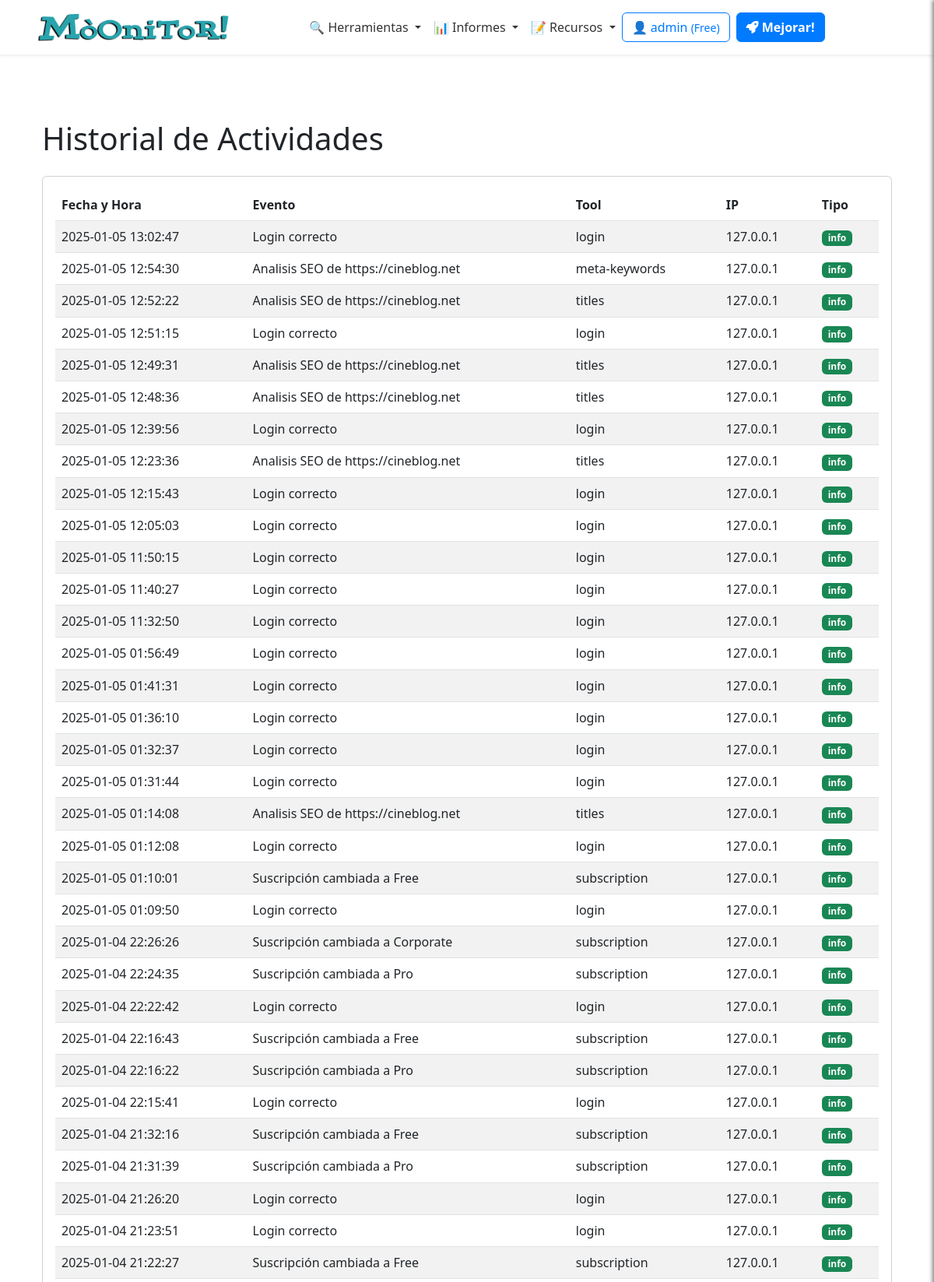
Page /profile/logs (signed in, upper part) on the committed database.
### app/models/user_model.py (models this page shows, shortened)
class Users(UserMixin, db.Model):
    __tablename__ = 'Users'
    id = db.Column(db.Integer, primary_key=True)
    username = db.Column(db.String(80), unique=True, nullable=False)
    email = db.Column(db.String(120), unique=True, nullable=False)
    password_hash = db.Column(db.String(255), nullable=False)
    token = db.Column(db.String(255), index=True, unique=True)
    active = db.Column(db.Boolean, default=False)
    registered_on = db.Column(db.DateTime, nullable=False, default=datetime.datetime.utcnow)
    config = db.Column(JSONType)
    role = db.Column(db.String(20), nullable=False, default='usuario')
    subscription_plan = db.Column(Enum('Free', 'Pro', 'Corporate', name='subscription_plans'), default='Free')
    subscription_currency = db.Column(db.String(3), default='USD')  # ISO currency codes (e.g., USD, EUR)
    subscription_expiration = db.Column(db.DateTime, nullable=True)
    subscription_frequency = db.Column(Enum('Monthly', 'Annually', name='subscription_frequency'), default='Monthly')
    primary_payment = db.Column(JSONType, nullable=True)  # IBAN, SWIFT, etc.
    secondary_payment = db.Column(JSONType, nullable=True)
    transactions = db.relationship('Transaction', backref='user', lazy=True)

class UserLog(db.Model):
    __tablename__ = 'UserLogs'
    id = db.Column(db.Integer, primary_key=True)
    user_id = db.Column(db.Integer, db.ForeignKey('Users.id'), nullable=False)
    username = db.Column(db.String(80), nullable=False)
    event = db.Column(db.String(255), nullable=False)  # Description of the event
    tool = db.Column(db.String(255), nullable=False)  # Tool used
    timestamp = db.Column(db.DateTime, nullable=False, default=datetime.datetime.utcnow)
    ip_address = db.Column(db.String(45), nullable=False)  # Supports IPv4/IPv6
    log_type = db.Column(Enum('info', 'warn', 'err', name='log_types'), nullable=False)

### app/views/user_views.py (the view)
@app.route('/profile/logs')
@login_required
def view_logs():
    breadcrumbs = [{'url': '/profile', 'text': 'Perfil'}, {'url': '/profile/logs', 'text': 'Historial de Actividades'}]
    logs = UserLog.query.filter_by(user_id=current_user.id).order_by(UserLog.timestamp.desc()).all()
    stats = calculate_log_statistics(logs)
    return render_template('user/view_logs.html', logs=logs, stats=stats, breadcrumbs=breadcrumbs)

### app/__init__.py (called while the page is built)
@app.context_processor
def inject_sidebar_info():
    return dict(is_admin=current_user.is_authenticated and current_user.role == 'admin')

@app.context_processor
def inject_breadcrumb():
    breadcrumbs = [
        {'url': '/', 'text': 'Inicio'},
        {'url': '/profile', 'text': 'Opcion 1'},
        {'url': '/profile/edit', 'text': 'Sub opcion 1'}
    ]
    return {'breadcrumbs': breadcrumbs}

@app.context_processor
def inject_grouped_tools():
    grouped_tools = {}
    for category, tools_in_category in groupby(sorted(tools, key=itemgetter('category')), key=itemgetter('category')):
        subcategories = {}
        for subcategory, tools_in_subcategory in groupby(sorted(tools_in_category, key=itemgetter('subcategory')), key=itemgetter('subcategory')):
            subcategories[subcategory] = list(tools_in_subcategory)
        grouped_tools[category] = subcategories
    return dict(grouped_tools=grouped_tools)

@login_manager.user_loader
def load_user(user_id):
    return Users.query.get(int(user_id))

### app/templates/user/view_logs.html (shortened to what this page needs)
{% extends 'base.html' %}
{% block content %}
<div class="container">
  <h1 class="my-4">Historial de Actividades</h1>
  <div class="card">
    <div class="card-body">
      {% if logs %}
      <table id="logsTable" class="table table-striped">
        <thead>
          <tr>
            <th>Fecha y Hora</th>
            <th>Evento</th>
            <th>Tool</th>
            <th>IP</th>
            <th>Tipo</th>
          </tr>
        </thead>
        <tbody>
          {% for log in logs %}
          <tr>
            <td>{{ log.timestamp.strftime('%Y-%m-%d %H:%M:%S') }}</td>
            <td>{{ log.event }}</td>
            <td>{{ log.tool }}</td>
            <td>{{ log.ip_address }}</td>
            <td>
              <span class="badge {% if log.log_type == 'info' %}bg-success{% elif log.log_type == 'warn' %}bg-warning{% else %}bg-danger{% endif %}">
                {{ log.log_type }}
              </span>
            </td>
          </tr>
          {% endfor %}
        </tbody>
      </table>
      {% else %}
      <p>No hay registros de actividad disponibles.</p>
      {% endif %}
    </div>
  </div>
</div>
{% endblock %}

### app/templates/inc/navbar.html (shortened to what this page needs)
<nav class="navbar navbar-expand-lg navbar-light bg-white shadow-sm">
  <div class="container">
    <a class="navbar-brand mx-auto" href="{{ url_for('index') }}">
      <img src="{{ url_for('static', filename='logo.png') }}" alt="Logo" height="50"
        class="d-inline-block align-text-top">
    </a>
    <div class="collapse navbar-collapse justify-content-center" id="navbarNav">
      <ul class="navbar-nav align-items-center">
        <li class="nav-item dropdown">
          <a class="nav-link dropdown-toggle" href="#" id="domainDnsDropdown" role="button" data-bs-toggle="dropdown"
            aria-expanded="false">
            🔍 Herramientas
          </a>
        </li>
        <li class="nav-item dropdown">
          <a class="nav-link dropdown-toggle" href="#" id="domainDnsDropdown" role="button" data-bs-toggle="dropdown"
            aria-expanded="false">
            📊 Informes
          </a>
        </li>
        <li class="nav-item dropdown">
          <a class="nav-link dropdown-toggle" href="#" id="domainDnsDropdown" role="button" data-bs-toggle="dropdown"
            aria-expanded="false">
            📝 Recursos
          </a>
        </li>
      </ul>
    <div class="d-flex flex-column flex-sm-row align-items-center justify-content-center ms-0 mb-3 mt-3">
      {% if current_user.is_authenticated %}
          <a href="/dashboard" class="btn btn-outline-primary mb-2 mb-sm-0 me-sm-2">
              <span class="item-responsive">👤 {{ current_user.username }}
                  <small>({{ current_user.subscription_plan }})</small>
              </span>
          </a>
          {% if current_user.subscription_plan == "Free" %}
              <a class="btn btn-primary mb-2 mb-sm-0 me-sm-2 text-decoration-none fw-semibold" href="{{ url_for('edit_subscription') }}">
                  <i class="fa-solid fa-rocket"></i> Mejorar!
              </a>
          {% elif current_user.subscription_plan == "Pro" %}
              <a class="btn btn-primary mb-2 mb-sm-0 me-sm-2 text-decoration-none fw-semibold" href="{{ url_for('edit_subscription') }}">
                  <i class="fa-solid fa-crown"></i> Probar Corporate!
              </a>
          {% endif %}
      {% endif %}
  </div>
    </div>
  </div>
</nav>

### app/static/css/style.css (style rules this page uses)
:root { --primary-color: #007bff; --secondary-color: #6c757d; --background-color: #f8f9fa; --text-color: #212529; --info-color: #7c71c5; --navbar-background: white; --navbar-shadow: 0 4px 2px -2px rgba(0, 0, 0, 0.1); --navbar-link: #333; --white: #fff; --featured-column: #f9f9f9; --menu-header: #000; --menu-separator: #ccc; }
body { display: flex; flex-direction: column; min-height: 100vh; background-image: url('https://ciberpunk.es/wp-content/uploads/2020/12/finance4-section-bg2.png'); background-repeat: repeat-y; background-blend-mode: normal; }
.navbar { background-color: var(--navbar-background); box-shadow: var(--navbar-shadow); width: 100%; display: block; padding: 0; box-shadow: var(--navbar-shadow); position: relative; }
.navbar-nav .nav-link { color: var(--navbar-link); }
.btn-primary { background-color: var(--primary-color); border-color: var(--primary-color); }
.btn-outline-primary { border-color: var(--primary-color); color: var(--primary-color); }

### rows in the picture
Users: username "admin", subscription_plan "Free"
UserLog: timestamp "2025-01-05 13:02:47", event "Login correcto", tool "login", ip_address "127.0.0.1", log_type "info"
UserLog: timestamp "2025-01-05 12:54:30", event "Analisis SEO de https://cineblog.net", tool "meta-keywords", ip_address "127.0.0.1", log_type "info"
UserLog: timestamp "2025-01-05 12:52:22", event "Analisis SEO de https://cineblog.net", tool "titles", ip_address "127.0.0.1", log_type "info"
UserLog: timestamp "2025-01-05 12:51:15", event "Login correcto", tool "login", ip_address "127.0.0.1", log_type "info"
UserLog: timestamp "2025-01-05 12:49:31", event "Analisis SEO de https://cineblog.net", tool "titles", ip_address "127.0.0.1", log_type "info"
UserLog: timestamp "2025-01-05 12:48:36", event "Analisis SEO de https://cineblog.net", tool "titles", ip_address "127.0.0.1", log_type "info"
UserLog: timestamp "2025-01-05 12:39:56", event "Login correcto", tool "login", ip_address "127.0.0.1", log_type "info"
UserLog: timestamp "2025-01-05 12:23:36", event "Analisis SEO de https://cineblog.net", tool "titles", ip_address "127.0.0.1", log_type "info"
UserLog: timestamp "2025-01-05 12:15:43", event "Login correcto", tool "login", ip_address "127.0.0.1", log_type "info"
UserLog: timestamp "2025-01-05 12:05:03", event "Login correcto", tool "login", ip_address "127.0.0.1", log_type "info"
UserLog: timestamp "2025-01-05 11:50:15", event "Login correcto", tool "login", ip_address "127.0.0.1", log_type "info"
UserLog: timestamp "2025-01-05 11:40:27", event "Login correcto", tool "login", ip_address "127.0.0.1", log_type "info"
UserLog: timestamp "2025-01-05 11:32:50", event "Login correcto", tool "login", ip_address "127.0.0.1", log_type "info"
UserLog: timestamp "2025-01-05 01:56:49", event "Login correcto", tool "login", ip_address "127.0.0.1", log_type "info"
UserLog: timestamp "2025-01-05 01:41:31", event "Login correcto", tool "login", ip_address "127.0.0.1", log_type "info"
UserLog: timestamp "2025-01-05 01:36:10", event "Login correcto", tool "login", ip_address "127.0.0.1", log_type "info"
UserLog: timestamp "2025-01-05 01:32:37", event "Login correcto", tool "login", ip_address "127.0.0.1", log_type "info"
UserLog: timestamp "2025-01-05 01:31:44", event "Login correcto", tool "login", ip_address "127.0.0.1", log_type "info"
UserLog: timestamp "2025-01-05 01:14:08", event "Analisis SEO de https://cineblog.net", tool "titles", ip_address "127.0.0.1", log_type "info"
UserLog: timestamp "2025-01-05 01:12:08", event "Login correcto", tool "login", ip_address "127.0.0.1", log_type "info"
UserLog: timestamp "2025-01-05 01:10:01", event "Suscripción cambiada a Free", tool "subscription", ip_address "127.0.0.1", log_type "info"
UserLog: timestamp "2025-01-05 01:09:50", event "Login correcto", tool "login", ip_address "127.0.0.1", log_type "info"
UserLog: timestamp "2025-01-04 22:26:26", event "Suscripción cambiada a Corporate", tool "subscription", ip_address "127.0.0.1", log_type "info"
UserLog: timestamp "2025-01-04 22:24:35", event "Suscripción cambiada a Pro", tool "subscription", ip_address "127.0.0.1", log_type "info"
UserLog: timestamp "2025-01-04 22:22:42", event "Login correcto", tool "login", ip_address "127.0.0.1", log_type "info"
UserLog: timestamp "2025-01-04 22:16:43", event "Suscripción cambiada a Free", tool "subscription", ip_address "127.0.0.1", log_type "info"
UserLog: timestamp "2025-01-04 22:16:22", event "Suscripción cambiada a Pro", tool "subscription", ip_address "127.0.0.1", log_type "info"
UserLog: timestamp "2025-01-04 22:15:41", event "Login correcto", tool "login", ip_address "127.0.0.1", log_type "info"
UserLog: timestamp "2025-01-04 21:32:16", event "Suscripción cambiada a Free", tool "subscription", ip_address "127.0.0.1", log_type "info"
UserLog: timestamp "2025-01-04 21:31:39", event "Suscripción cambiada a Pro", tool "subscription", ip_address "127.0.0.1", log_type "info"
UserLog: timestamp "2025-01-04 21:26:20", event "Login correcto", tool "login", ip_address "127.0.0.1", log_type "info"
UserLog: timestamp "2025-01-04 21:23:51", event "Login correcto", tool "login", ip_address "127.0.0.1", log_type "info"
UserLog: timestamp "2025-01-04 21:22:27", event "Suscripción cambiada a Free", tool "subscription", ip_address "127.0.0.1", log_type "info"
